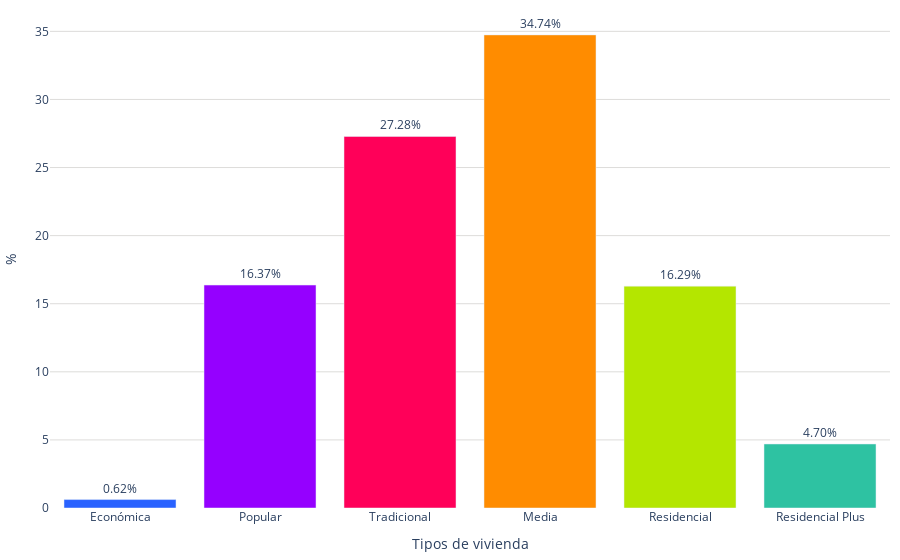

The cell this chart's notebook holds for it:
### Code cell
labels = creditos_vivienda['vivienda_valor']
values = creditos_vivienda['promedio']
colores = ['#2962ff', '#9500ff', '#ff0059', '#ff8c00', '#b4e600', '#2EC2A2','#E50CB6']

fig = go.Figure()
fig.add_trace(go.Bar(
        x=labels, 
        y=values, 
        marker_color=colores,
        text=values,  # Texto que se mostrará en las barras (porcentaje)
        textposition='outside',  # Posición del texto (puede ser 'inside' o 'outside')
        texttemplate='%{text:.2f}%', 
    )
)    
fig.update_layout(
    #barmode='stack', 
    #title='Distribución de créditos por vivienda valor (2022)',
    #title_font_size = 22,
     xaxis=dict(title="Tipos de vivienda"),
    yaxis=dict(
        title='%', # Título del eje y
        gridcolor='#dddcda', # Color de las líneas que dividen los rangos del eje Y         
    ),  margin=dict(l=10, r=10, t=10, b=10),  # Ajusta los márgenes (left, right, top, bottom)
    plot_bgcolor='rgba(0,0,0,0)',  # Color de fondo del gráfico
    legend=dict(
        yanchor="top",
        y=0.99,
    )
)

# Exportar gráfica como archivo HTML
def guardar_grafico_como_html(fig, nombre_archivo, carpeta='assets\graficas'):
    # Crear la carpeta si no existe
    if not os.path.exists(carpeta):
        os.makedirs(carpeta)
    config = {
        'displaylogo': False,  # Ocultar el logo de Plotly
        'modeBarButtonsToRemove': [
            'toImage',       # Botón para guardar como imagen
            'select2d',      # Box select
            'lasso2d',       # Lasso select
            'resetScale2d',  # Reset Axes
        ]
    }
    # Gráfica como archivo HTML en la carpeta especificada
    pio.write_html(fig, f'{carpeta}/{nombre_archivo}.html', config=config)

guardar_grafico_como_html(fig, 'g_bar_creditos_vivienda_2024', carpeta='assets\graficas')
fig.show()

### Figure 1 — Plotly figure (JSON) as saved in the notebook; plotly's stock layout.template omitted (floating-point values rounded to 4 significant figures)
{"data": [{"marker": {"color": ["#2962ff", "#9500ff", "#ff0059", "#ff8c00", "#b4e600", "#2EC2A2", "#E50CB6"]}, "text": [0.62, 16.37, 27.28, 34.74, 16.29, 4.7], "textposition": "outside", "texttemplate": "%{text:.2f}%", "type": "bar", "x": ["Económica", "Popular", "Tradicional", "Media", "Residencial", "Residencial Plus"], "y": [0.62, 16.37, 27.28, 34.74, 16.29, 4.7]}], "layout": {"legend": {"y": 0.99, "yanchor": "top"}, "margin": {"b": 10, "l": 10, "r": 10, "t": 10}, "plot_bgcolor": "rgba(0,0,0,0)", "xaxis": {"title": {"text": "Tipos de vivienda"}}, "yaxis": {"gridcolor": "#dddcda", "title": {"text": "%"}}}}
